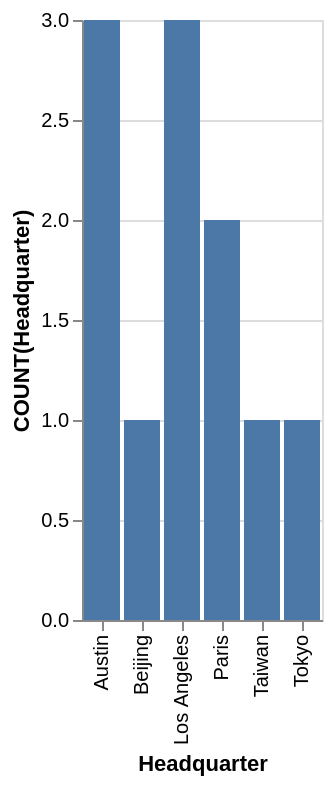

The specification (Vega-Lite) saved for this image:
### Vega-Lite specification from a JSON file in a GitHub repository (floating-point values rounded to 4 significant figures)
{"data": {"values": [{"x_data": "Austin", "y_data": 3}, {"x_data": "Beijing", "y_data": 1}, {"x_data": "Los Angeles", "y_data": 3}, {"x_data": "Paris", "y_data": 2}, {"x_data": "Taiwan", "y_data": 1}, {"x_data": "Tokyo", "y_data": 1}]}, "mark": "bar", "encoding": {"x": {"field": "x_data", "type": "nominal", "title": "Headquarter", "sort": "ascending"}, "y": {"field": "y_data", "type": "quantitative", "title": "COUNT(Headquarter)"}}}
